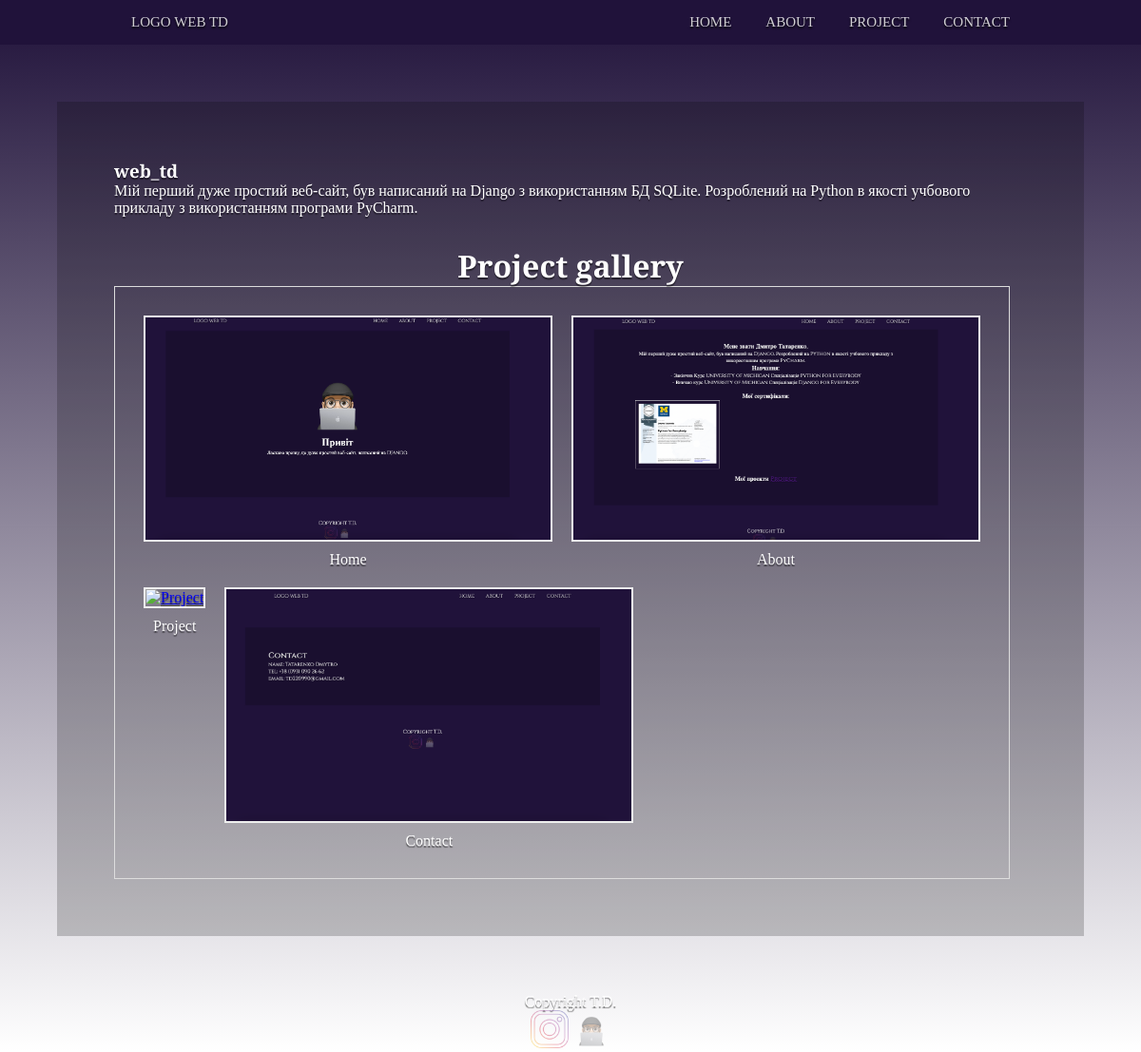
Page /project on the earlier database version.
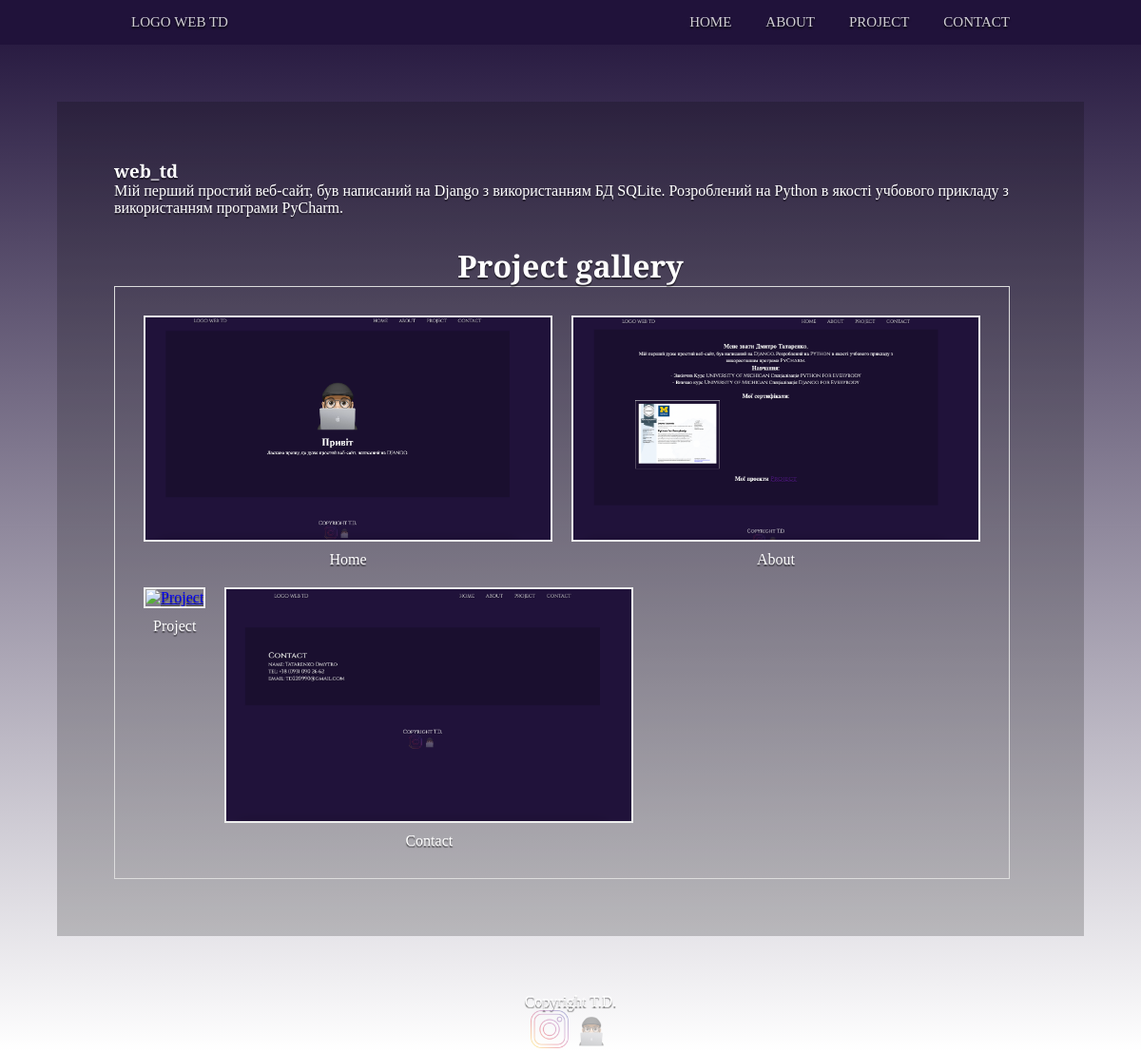
Same page on the later database version.
### catalog/models.py (models this page shows, shortened)
class Project(models.Model):
    project = models.CharField("Назва проекта", max_length=50)
    task_project = models.TextField("Про прект")
    working_hours = models.DateField("время над проектом",
                                      help_text='введите время над проектом', null=True,
                                     blank=True)
    class Meta:
        verbose_name = "Project"
        verbose_name_plural = "Projects"

### catalog/views.py (the view)
# urls.py: path('project', views.project, name='project'),
def project(request):
    projects = Project.objects.all()
    return render(request, 'project.html', {'projects': projects})

### catalog/templates/project.html (shortened to what this page needs)
{% extends "base_index.html" %}
{% load static %}
{% block content %}
<div class="bd">
    {% if projects %}
        {% for el in projects %}
    <h3>{{el.project }} </h3>
        <p>{{ el.task_project }}
        {% endfor %}
    {% else %}
    <p>Not projects</p>
    {% endif%}
</div>
  <div class="containeri">
            <h1>Project gallery</h1>
            <div id="gallery">
                <figure class="photo">
                    <a href="static/images/home.png" title="Home"><img src="static/images/home.png" alt="Home" /></a>
                    <figcaption>Home</figcaption>
                </figure>
                <figure class="photo">
                    <a href="static/images/about.png" title="About"><img src="static/images/about.png" alt="About" /></a>
                    <figcaption>About</figcaption>
                </figure>
                <figure class="photo">
                    <a href="static/images/project.png" title="Project"><img src="static/images/project.png" alt="Project" /></a>
                    <figcaption>Project</figcaption>
                </figure>
                <figure class="photo">
                    <a href="static/images/contact.png" title="Contact"><img src="static/images/contact.png" alt="Contact" /></a>
                    <figcaption>Contact</figcaption>
                </figure>
            </div>
        </div>
{% endblock %}

### catalog/templates/base_index.html (shortened to what this page needs)
<!DOCTYPE html>
<html lang="en">
<head>
    {% load static %}
    <link rel="stylesheet" href="{% static 'css/styles2.css' %}">
</head>
<body>
    <header class="header" id="header">
        <div class="container header-wrap">
            <a href="{% url 'home' %}" class="logo">LOGO WEB TD</a>
            <nav id="nav">
                <ul>
                    <li><a href="{% url 'home' %}">Home</a></li>
                    <li><a href="{% url 'about' %}">About</a></li>
                    <li><a href="{% url 'project' %}">Project</a></li>
                    <li><a href="{% url 'contact' %}">Contact</a></li>
                </ul>
            </nav>
        </div>
    </header>
    <main class="section">
        {% block content%}{% endblock%}
    </main>
    <footer>
        {% block footer %}
        <p>Copyright T.D. </p>
        <div id="footer-logos">
            <a href="https://www.instagram.com/d__tatarenko/">
                <img src="{% static 'images/insta.png' %}" alt="insta" width=50px></a>
            <a href="{% url 'home' %}" class="logo"><img src="{% static 'images/image.png' %}" width=60px></a>
        </div>
        {% endblock %}
    </footer>
</body>
</html>

### catalog/static/css/styles2.css (style rules this page uses)
body { background-image: linear-gradient(to bottom, #20123a, transparent); color: #fff; text-shadow: 0 2px 1px rgba(0, 0, 0, 0.5); font-family: 'Cinzel', serif; }
footer { text-align: center; width: 100%; position: sticky; top:0; }
#footer-logos a img { text-align: center; width: 40px; border: none; opacity: 0.40; -ms-filter: "progid:DXImageTransform.Microsoft.Alpha(Opacity=25"; filter: alpha(opacity = 40); -webkit-transition: opacity 0.2s ease-in-out; -moz-transition: opacity 0.3s ease-in-out; -o-transition: opacity 0.3s ease-in-out; transition: opacity 0.3s ease-in-out; }
* { margin:0; padding: 0; }
.container { width: 100%; max-width: 960px; margin: 0 auto; }
.header { background-color: #20123a; width: 100%; position: sticky; top:0; }
.header-wrap { display: flex; justify-content: space-between; }
ul,li { display: flex; }
header a { display: block; text-transform: uppercase; text-decoration: none; font-size: 15px; padding: 15px 18px; color: #ccc; color: rgba(255, 255, 255, 0.8); text-shadow: 0 2px 2px rgba(0, 0, 0, 0.9); -webkit-border-radius: 14px; -moz-border-radius: 12px; border-radius: 14px; -webkit-transition: all 0.3s ease-in-out; -moz-transition: all 0.3s ease-in-out; -o-transition: all 0.3s ease-in-out; transition: all 0.3s ease-in-out; }
.section { width: auto; max-width: 960px; margin: 5% auto; padding: 5%; background: rgba(0, 0, 0, .2); }
img { width: 100%; }
.containeri { text-align: center; margin-top: 30px; }
#gallery { margin-bottom: 0px; margin-top: 0; padding: 20px; max-width: 900px; border: 1px solid #ddd; }
#gallery { margin-bottom: auto; margin-top: 0; }
#gallery:after { content: ''; display: block; height: 0; clear: both; }
.photo { float: left; max-width: 50%; padding: 10px; box-sizing: border-box; }
.photo img { display: block; max-width: 100%; height: auto; border: 2px solid #eee; box-sizing: border-box; }
.photo figcaption { text-align: center; margin-top: 10px; list-style: none; }

Differences in the rows shown:
changed Project "web_td": task_project "Мій перший дуже простий веб-сайт, був написаний…" → "Мій перший простий веб-сайт, був написаний…"
